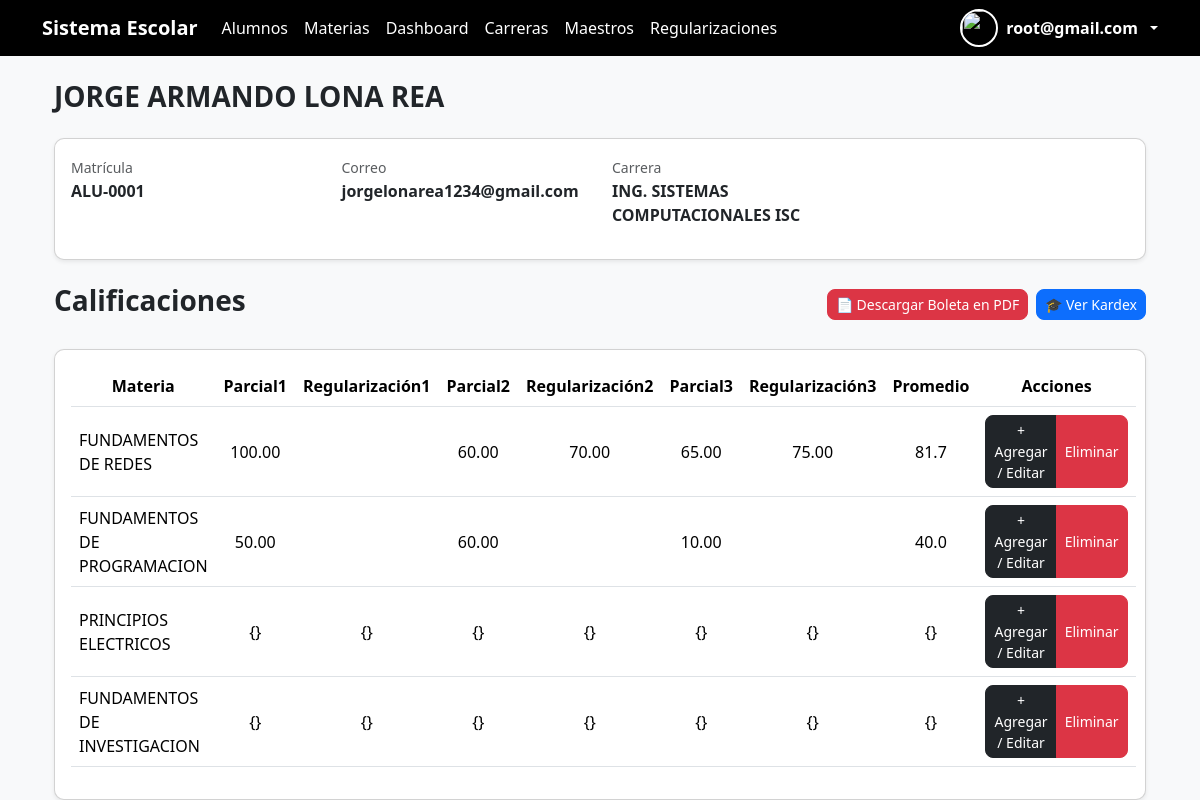
The app's page /alumnos/detalle/24/ (signed in) with its own data.
### alumnos/models.py (models this page shows, shortened)
class Alumno(models.Model):
    user = models.OneToOneField(User, on_delete=models.CASCADE, null=True, blank=True)
    nombre = models.CharField(max_length=100)
    correo = models.EmailField()
    carrera = models.ForeignKey(Carrera, on_delete=models.CASCADE)
    materias = models.ManyToManyField(Materia, blank=True)
    matricula = models.CharField(
        max_length=20,
        unique=True,
        blank=True,
        null=True
    )
    foto = models.ImageField(
    upload_to='alumnos/',
    null=True,
    blank=True
    )

class Carrera(models.Model):
    nombre = models.CharField(max_length=100)
    def __str__(self):
        return self.nombre

class Materia(models.Model):
    nombre = models.CharField(max_length=100)
    clave = models.CharField(max_length=20)
    carreras = models.ManyToManyField(Carrera)
    maestro = models.ForeignKey(Maestro, on_delete=models.CASCADE, null=True, blank=True)
    DIA_CHOICES = [
    ('Lunes', 'Lunes'),
    ('Martes', 'Martes'),
    ('Miercoles', 'Miércoles'),
    ('Jueves', 'Jueves'),
    ('Viernes', 'Viernes'),
    ]
    dia = models.CharField(max_length=10, choices=DIA_CHOICES, null=True, blank=True)
    hora_inicio = models.TimeField(null=True, blank=True)
    hora_fin = models.TimeField(null=True, blank=True)
    SEMESTRE_CHOICES = [
        (1, '1° Semestre'),
        (2, '2° Semestre'),
        (3, '3° Semestre'),
        (4, '4° Semestre'),
        (5, '5° Semestre'),
        (6, '6° Semestre'),
        (7, '7° Semestre'),
        (8, '8° Semestre'),
    ]
    semestre = models.IntegerField(choices=SEMESTRE_CHOICES, default=1)

### alumnos/views.py (the view)
# urls.py: path('detalle/<int:id>/', views.detalle_alumno, name='detalle_alumno'),
@login_required
def detalle_alumno(request, id):
    alumno = Alumno.objects.get(id=id)
    materias = alumno.materias.all()
    calificaciones = Calificacion.objects.filter(alumno=alumno)
    parciales_habilitados = {
       c.parcial: c.habilitado
       for c in ConfiguracionParcial.objects.all()
    }
    mapa = {}
    for c in calificaciones:
        if c.materia_id not in mapa:
            mapa[c.materia_id] = {
                'p1': '',
                'r1': '',
                'p2': '',
                'r2': '',
                'p3': '',
                'r3': '',
                'promedio': ''
            }
        if c.parcial == 1:
            mapa[c.materia_id]['p1'] = c.calificacion
            mapa[c.materia_id]['r1'] = c.regularizacion or ''
        elif c.parcial == 2:
            mapa[c.materia_id]['p2'] = c.calificacion
            mapa[c.materia_id]['r2'] = c.regularizacion or ''
        elif c.parcial == 3:
            mapa[c.materia_id]['p3'] = c.calificacion
            mapa[c.materia_id]['r3'] = c.regularizacion or ''
    for key in mapa:
        notas = []
        p1 = mapa[key]['p1']
        r1 = mapa[key]['r1']
        p2 = mapa[key]['p2']
        r2 = mapa[key]['r2']
        p3 = mapa[key]['p3']
        r3 = mapa[key]['r3']
        if p1 != '':
            if p1 < 70 and r1 != '':
                notas.append(r1)
            else:
                notas.append(p1)
        if p2 != '':
            if p2 < 70 and r2 != '':
                notas.append(r2)
            else:
                notas.append(p2)
        if p3 != '':
            if p3 < 70 and r3 != '':
                notas.append(r3)
            else:
                notas.append(p3)
        if notas:
            promedio = sum(notas) / len(notas)
            mapa[key]['promedio'] = round(promedio, 1)
        else:
            mapa[key]['promedio'] = ''
    return render(
        request,
        'alumnos/detalle_alumno.html',
        {
            'alumno': alumno,
            'materias': materias,
            'mapa': mapa,
            'parciales_habilitados': parciales_habilitados
        }
    )

### alumnos/context_processors.py (called while the page is built)
def roles_usuario(request):
    user = request.user
    if user.is_authenticated:
        return {
            'es_admin': user.is_superuser or user.groups.filter(name='admin').exists(),
            'es_maestro': user.groups.filter(name='maestro').exists(),
            'es_alumno': user.groups.filter(name='alumno').exists(),
        }
    return {}

### alumnos/templatetags/custom_filters.py (called while the page is built)
@register.filter
def get_item(diccionario, key):
    if diccionario is None:
        return {}
    return diccionario.get(key, {})

### alumnos/templates/alumnos/detalle_alumno.html (shortened to what this page needs)
{% extends 'base.html' %}
{% load custom_filters %}
{% block content %}
<div class="container">
    <h3 class="fw-semibold mb-4">
         {{ alumno.nombre }}
    </h3>
    <div class="card p-3 mb-4 shadow-sm">
        <div class="row">
            <div class="col-md-3">
                <small class="text-muted">Matrícula</small>
                <p class="fw-semibold">{{ alumno.matricula }}</p>
            </div>
            <div class="col-md-3">
                <small class="text-muted">Correo</small>
                <p class="fw-semibold">{{ alumno.correo }}</p>
            </div>
            <div class="col-md-3">
                <small class="text-muted">Carrera</small>
                <p class="fw-semibold">{{ alumno.carrera }}</p>
            </div>
        </div>
    </div>
    <div class="d-flex justify-content-between align-items-center mb-4">
    <h3 class="fw-semibold">
        Calificaciones
    </h3>
    <div class="d-flex gap-2">
    <a href="{% url 'generar_pdf' alumno.id %}" class="btn btn-danger btn-sm">
        📄 Descargar Boleta en PDF
    </a>
    <a href="{% url 'kardex_alumno' alumno.id %}" class="btn btn-primary btn-sm">
        🎓 Ver Kardex
    </a>
</div>
</div>
    <div class="card p-3 shadow-sm">
        <table class="table table-hover text-center align-middle">
            <thead>
                <tr>
                     <th>Materia</th>
                     <th>Parcial1</th>
                     <th>Regularización1</th>
                     <th>Parcial2</th>
                     <th>Regularización2</th>
                     <th>Parcial3</th>
                     <th>Regularización3</th>
                     <th>Promedio</th>
                     <th>Acciones</th>
                </tr>
            </thead>
            <tbody>
                {% for materia in materias %}
                <tr>
                    <td class="text-start">{{ materia.nombre }}</td>
                        <td>{{ mapa|get_item:materia.id|get_item:"p1" }}</td>
                        <td>{{ mapa|get_item:materia.id|get_item:"r1" }}</td>
                        <td>{{ mapa|get_item:materia.id|get_item:"p2" }}</td>
                        <td>{{ mapa|get_item:materia.id|get_item:"r2" }}</td>
                        <td>{{ mapa|get_item:materia.id|get_item:"p3" }}</td>
                        <td>{{ mapa|get_item:materia.id|get_item:"r3" }}</td>
                        <td>
                            {{ mapa|get_item:materia.id|get_item:"promedio" }}
                        </td>
                    <td>
                        {% if request.user.is_superuser or materia.maestro.user == request.user %}
                        <div class="btn-group">
                            <button class="btn btn-dark btn-sm"
                                onclick="abrirModal(
                                {{ materia.id }},
                                '{{ materia.nombre }}',
                                '{{ mapa|get_item:materia.id|get_item:"p1"|default:"" }}',
                                '{{ mapa|get_item:materia.id|get_item:"p2"|default:"" }}',
                                '{{ mapa|get_item:materia.id|get_item:"p3"|default:"" }}'
                                )">
                                + Agregar / Editar
                            </button>
                            <button class="btn btn-danger btn-sm"
                                onclick="confirmarEliminar({{ materia.id }})">
                                Eliminar
                            </button>
                        </div>
                        {% else %}
                           <span class="text-muted">Solo lectura</span>
                       {% endif %}
                    </td>
                </tr>
                {% endfor %}
            </tbody>
        </table>
    </div>
</div>
{% endblock %}

### alumnos/templates/base.html (shortened to what this page needs)
{% load static %}
<!DOCTYPE html>
<html lang="es">
<head>
    <link href="https://cdn.jsdelivr.net/npm/bootstrap@5.3.7/dist/css/bootstrap.min.css" rel="stylesheet">
    <link rel="stylesheet" href="https://cdn.jsdelivr.net/npm/bootstrap-icons@1.11.3/font/bootstrap-icons.css">
</head>
<body>
{% if user.is_authenticated %}
<nav class="navbar navbar-expand-lg">
    <div class="container">
        <a class="navbar-brand" href="/alumnos/">
            Sistema Escolar
        </a>
        <div class="collapse navbar-collapse">
            <ul class="navbar-nav me-auto">
                {% if es_admin %}
                    <li class="nav-item">
                        <a class="nav-link" href="/alumnos">Alumnos</a>
                    </li>
                    <li class="nav-item">
                        <a class="nav-link" href="/alumnos/materias/">Materias</a>
                    </li>
                    <li class="nav-item">
                        <a class="nav-link" href="/alumnos/dashboard/">Dashboard</a>
                    </li>
                    <li class="nav-item">
                        <a class="nav-link" href="{% url 'lista_carreras' %}">Carreras</a>
                    </li>
                    <li class="nav-item">
                        <a class="nav-link" href="{% url 'lista_maestros' %}">Maestros</a>
                    </li>
                {% endif %}
                    {% if es_admin or es_maestro %}
                        <li class="nav-item">
                            <a class="nav-link" href="{% url 'lista_regularizaciones' %}">
                                Regularizaciones
                            </a>
                        </li>
                    {% endif %}
            </ul>
<div class="dropdown">
    <a class="d-flex align-items-center gap-2 text-white text-decoration-none dropdown-toggle"
       href="#"
       role="button"
       data-bs-toggle="dropdown">
        {% if es_admin and request.user.directivo %}
            {% if request.user.directivo.foto %}
                <img src="{{ request.user.directivo.foto.url }}" class="avatar-navbar">
            {% else %}
                <img src="{% static 'img/avatar.jpg' %}" class="avatar-navbar">
            {% endif %}
            <div class="d-none d-md-block">
                <div class="fw-bold">{{ request.user.directivo.nombre }}</div>
            </div>
        {% else %}
            <img src="{% static 'img/avatar.jpg' %}" class="avatar-navbar">
            <div class="d-none d-md-block">
                <div class="fw-bold">{{ request.user.username }}</div>
            </div>
        {% endif %}
    </a>
</div>
        </div>
    </div>
</nav>
{% endif %}
<div class="container mt-4">
    {% block content %}
    {% endblock %}
</div>
<div id="toast-container" class="position-fixed top-0 end-0 p-3" style="z-index: 9999;"></div>
</body>
</html>

### alumnos/templates/base.html (style rules this page uses)
body { background-color: #f8f9fa; }
.navbar { background-color: black; }
.navbar-brand { font-weight: bold; color: white; }
.nav-link { color: white; }
.card { border-radius: 10px; }
.btn { border-radius: 8px; }
.avatar-navbar { width:38px; height:38px; border-radius:50%; object-fit:cover; border:2px solid white; }

### records on screen
Alumno: nombre "JORGE ARMANDO LONA REA", matricula "ALU-0001", correo "jorgelonarea1234@gmail.com", carrera "ING. SISTEMAS COMPUTACIONALES ISC"
Materia: nombre "FUNDAMENTOS DE REDES", id "100.00", id "60.00", id "70.00", id "65.00", id "75.00", id "81.7"
Materia: nombre "FUNDAMENTOS DE PROGRAMACION", id "50.00", id "60.00", id "10.00", id "40.0"
Materia: nombre "PRINCIPIOS ELECTRICOS", id "{}"
Materia: nombre "FUNDAMENTOS DE INVESTIGACION", id "{}"

### other values on screen
{{ request.user.username }} "root@gmail.com"
